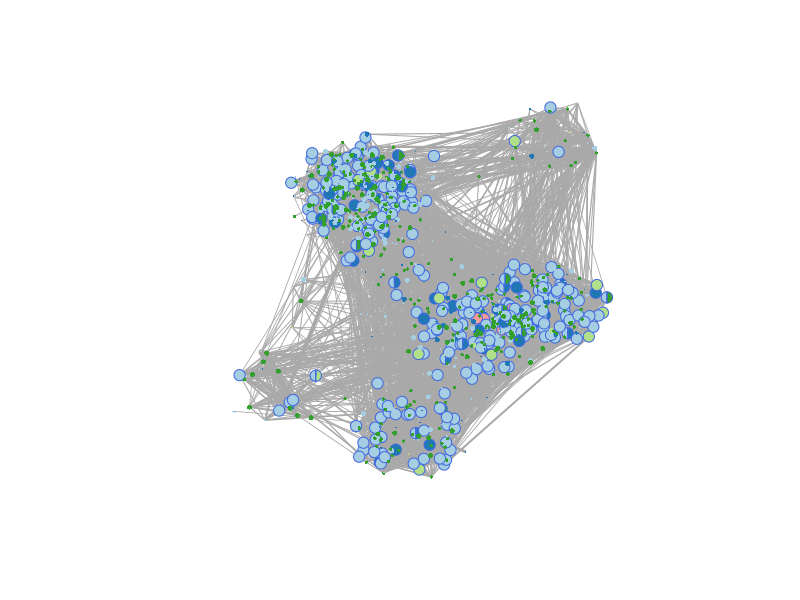
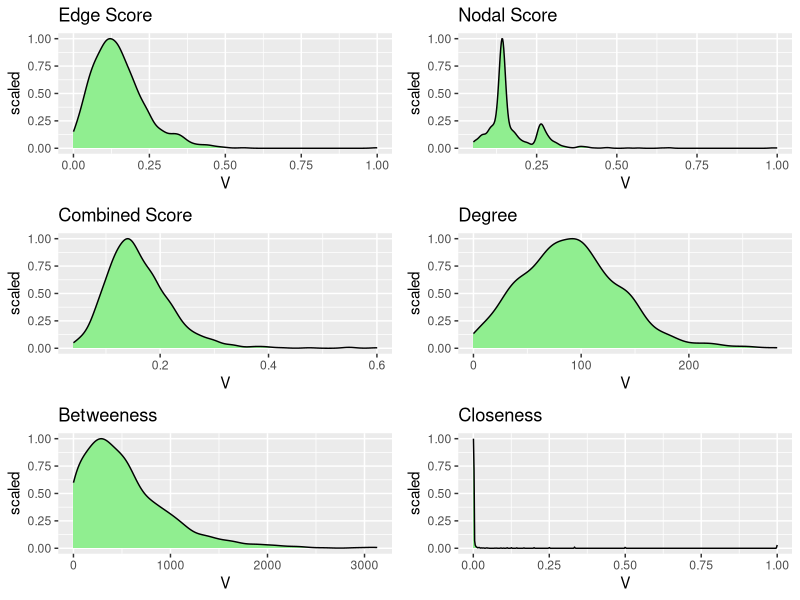
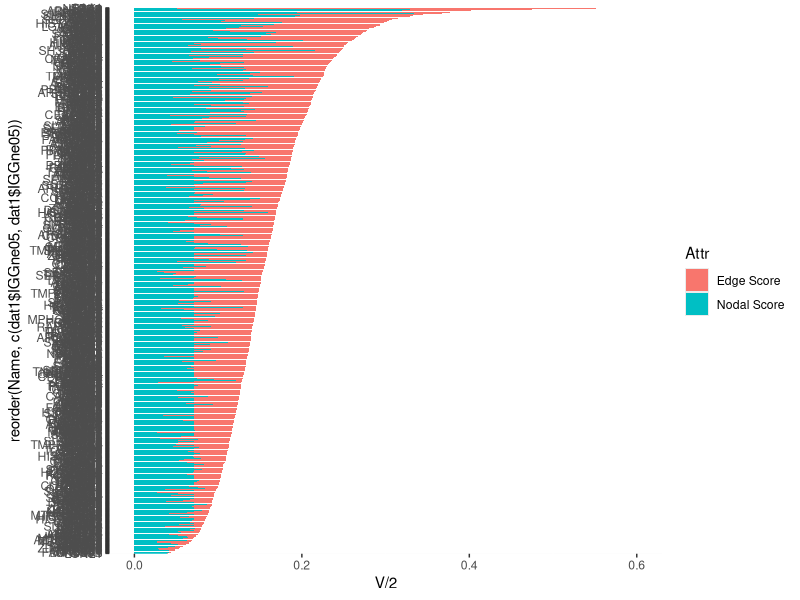

Generate these figures, in order, with R:
####################################################################################
######  DEPARTMENT OF BIOINFORMATICS                                                
######  THE CYPRUS INSTITUTE OF NEUROLOGY & GENETICS 
######  By Marios Tomazou
######  email: mariost@cing.ac.cy
######
######  This script takes as an input the resulting files from the integration step 
######  comprising lists of ranked genes, their MIGe, MIGn and MIG scores and       
######  creates a network with binned node sizes and coloured based on their        
######  originating dataset. In addition and calculates the degree, Betweeness and  
######  Closeness and plots their distributions.
######
######  Developed in R Studio R version 3.6.1 (2019-07-05)
####################################################################################

library(igraph)
library(readxl)
library(ggplot2)
library(RColorBrewer)

dat1<-read.csv("IGGne_genelist_final_codres_ordered.tsv",sep = "\t",header = T,stringsAsFactors = F)
dat3<-read.csv("geneEdgelist_ids_bonus3.tsv",sep = "\t",header = F,stringsAsFactors = F)
con<-read.csv("GM_tableI3f.txt",header = T,sep="\t")

#filter out very week edges (optional) to simplify the visualisation
dat3<-dat3[dat3$V3>0.0005,]

#Create graph
net<-graph_from_data_frame(dat3,directed = F)
E(net)$weight<-dat3$V3

#Normalise, rank and bin node sizes
s<-dat1$IGGne05[which(!is.na(match(dat1$GMid,unique(c(dat3$V1,dat3$V2)))))]
s1<-s/max(s)
ranks<-rank(s1)
q<-quantile(s)
qs<-s
qs[s<q[2]]<-0.3
qs[s>=q[2]]<-0.6
qs[s>=q[3]]<-0.9
qs[ranks>=(max(ranks)-300)]<-2

#Annotate nodes
nods<-data.frame(name=dat1$GMid[which(!is.na(match(dat1$GMid,unique(c(dat3$V1,dat3$V2)))))],Score=s,Ns=s1,rank=ranks,Q=qs)
nods$Color<-NA
nods$Color[nods$Q==2]<-"royalblue"
nods$stroke<-0
nods$stroke[nods$Q==2]<-4

con<-con[which(!is.na(match(con$GMid,unique(c(dat3$V1,dat3$V2))))),]


ls<-list()
sv<-c()
colls<-list()
colvect<-c()

my_pal<-brewer.pal(5,"Paired")

for (i in 1:nrow(con)){
  vect<-as.numeric(con[i,c(7:11)])
  vect[vect>0]<-1
  vect<-vect/length(vect[vect>0])
  ls[[i]]<-vect
  if(sum(vect==0)==4){sv<-c(sv,"circle")
  colls[[i]]<-my_pal[which(vect!=0)]
  }
  if(sum(vect==0)<4){sv<-c(sv,"pie")
  colls[[i]]<-my_pal
  }
colvect<-c(colvect,my_pal[which(vect!=0)][1])
}


V(net)$shape<-sv

##to generate layouts for different nets
#lo<-layout_with_lgl(net,repulserad = 100)
#lo2<-(0.9*lo+0.1*layout.drl(net))
#write.csv(lo2,"layout_mix_drl_lgl2.csv",row.names = F,col.names = F)

#for a fixed layout
lo2<-as.matrix(read.csv("layout_mix_drl_lgl.csv",header = T))[c(1:length(V(net)$name)),]

#plot network
plot.igraph(net,vertex.label="",
            #vertex.shape="pie", 
            vertex.pie=ls,
            vertex.color=colvect,
            vertex.pie.color=list(my_pal),
            vertex.pie.border=nods$stroke/2,
            vertex.border.color=nods$Color,
            vertex.size=3*nods$Q,layout=lo2,
            vertex.frame.color=nods$Color,
            vertex.frame.size=0.1,
            edge.width=10*dat3$V3/max(dat3$V3))



#create full network and derive analytics
dat3<-read.csv("geneEdgelist_ids_bonus3.tsv",sep = "\t",header = F,stringsAsFactors = F)
net2<-graph_from_data_frame(dat3)
av<-dat1$GMid[which(is.na(match(dat1$GMid,unique(c(dat3$V1,dat3$V2)))))]
net2<-add_vertices(net2,nv=length(av),name=av)
df<-data.frame(Name=rep(dat1$GMmapSYS,6))
df$Attr<-rep(c("Edge Score","Nodal Score","Combined Score","Degree","Betweeness","Closeness"),each=nrow(dat1))
df$V<-c(dat1$IGGe,dat1$Inode3f,dat1$IGGne05,degree(net2),betweenness(net2),closeness(net2))

#plot the distributions
library(gridExtra)
c<-0
pl<-list()
for (i in unique(df$Attr)){
c<-c+1
p<-ggplot(df[df$Attr==i,])+geom_density(aes(x=V,y=..scaled..),fill="lightgreen")+ggtitle(i)
pl[[c]]<-p
}
grid.arrange(grobs=pl)

ggplot(df[c(df$Attr=="Edge Score" | df$Attr=="Nodal Score"),],aes(x=reorder(Name,c(dat1$IGGne05,dat1$IGGne05)),y=V/2,fill=Attr))+geom_col()+
  coord_flip()

